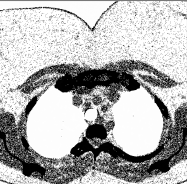
#> input picture EXPERIMENTS/08. Image Segmentation/Input_Images/test_img_2.tif, 187 x 184 px
$ python -i image_enhancement.py   (imports and definitions only)
#> lines starting #> are read from the running program, lines starting #| are printed output that depends on the picture
#> further down, picture is the input picture: shape (184, 187); min 0, max 255, mean 180
import cv2
import numpy as np

def preprocess_image(img):
    """Preprocess the input image"""
    # Histogram equalization
    img_eq = cv2.equalizeHist(img)
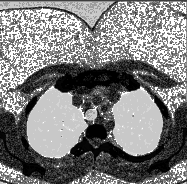
#> img_eq: shape (184, 187); min 0, max 255, mean 128.1

    # Median filtering
    img_filtered = cv2.medianBlur(img_eq, 3)
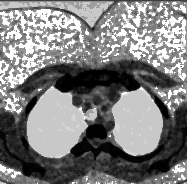
#> img_filtered: shape (184, 187); min 0, max 255, mean 127.2

    # Edge detection
    edges = cv2.Canny(img_filtered, 100, 200)
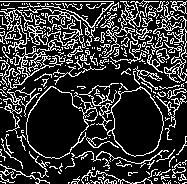
#> edges: shape (184, 187); 21.6% white in thin lines or dots

    return img_filtered, edges

# [80 lines left out: functions region_growing, postprocess_image, evaluate_segmentation, main, not called in this run]

# [2 lines not run here, left out]

>>> import cv2
>>> picture = cv2.imread('../Input_Images/test_img_2.tif', cv2.IMREAD_GRAYSCALE)
>>> result = preprocess_image(picture)

$ run again, on EXPERIMENTS/08. Image Segmentation/Input_Images/test_img_1.tif
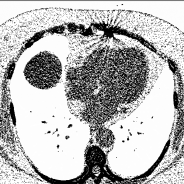
#> input picture EXPERIMENTS/08. Image Segmentation/Input_Images/test_img_1.tif, 184 x 184 px
#> picture is the input picture: shape (184, 184); min 0, max 255, mean 183.3
#> in preprocess_image, `img_filtered = cv2.medianBlur(img_eq, 3)`:
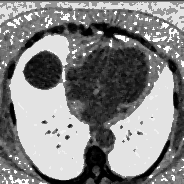
#> img_filtered: shape (184, 184); min 0, max 255, mean 132.6
#> in preprocess_image, `edges = cv2.Canny(img_filtered, 100, 200)`:
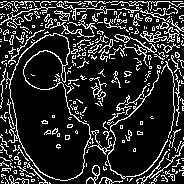
#> edges: shape (184, 184); 17.2% white in thin lines or dots
